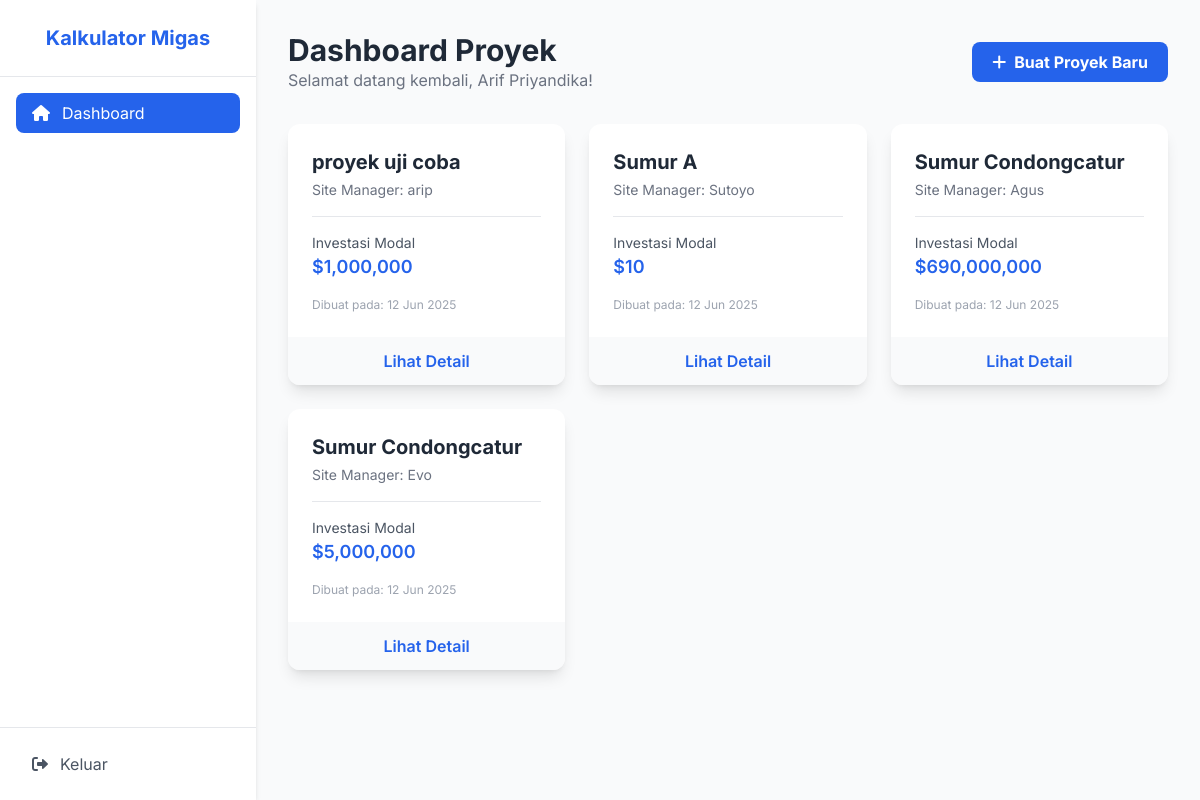
The page /home.php (signed in) on the database its author committed.
### tables this page shows
CREATE TABLE `projects` (
  `id` bigint UNSIGNED NOT NULL,
  `name` varchar(255) NOT NULL,
  `site_manager` varchar(255) NOT NULL,
  `invest_capital` int NOT NULL,
  `invest_noncapital` int NOT NULL,
  `tax` int NOT NULL,
  `depreciation` int NOT NULL,
  `user_id` bigint UNSIGNED NOT NULL,
  `created_at` timestamp NOT NULL,
  `updated_at` timestamp NOT NULL
);

### home.php (the view, shortened to what this page needs)
<?php
$user_name = $_SESSION['user_name'];
require_once "config.php";
$projects = [];
$sql = "SELECT id, name, site_manager, invest_capital, created_at FROM projects WHERE user_id = ? ORDER BY created_at DESC";
if ($stmt = $mysqli->prepare($sql)) {
  $stmt->bind_param("i", $param_user_id);
  if ($stmt->execute()) {
    $result = $stmt->get_result();
    $projects = $result->fetch_all(MYSQLI_ASSOC);
  } else {
    echo "Oops! Terjadi kesalahan. Silakan coba lagi nanti.";
  }
}
?>
<!DOCTYPE html>
<html lang="id">
<head>
  <script src="https://cdn.tailwindcss.com"></script>
  <link rel="stylesheet" href="https://cdnjs.cloudflare.com/ajax/libs/font-awesome/6.0.0-beta3/css/all.min.css">
</head>
<body class="bg-gray-50">
  <div class="flex h-screen">
    <aside class="w-64 bg-white shadow-md flex flex-col">
      <div class="p-6 text-center border-b">
        <h2 class="text-xl font-bold text-blue-600">Kalkulator Migas</h2>
      </div>
      <nav class="flex-1 p-4 space-y-2">
        <a href="home.php" class="flex items-center px-4 py-2 text-white bg-blue-600 rounded-lg">
          <i class="fas fa-home mr-3"></i> Dashboard
        </a>
      </nav>
      <div class="p-4 border-t">
        <a href="logout.php" class="flex items-center px-4 py-2 text-gray-600 hover:bg-gray-100 rounded-lg">
          <i class="fas fa-sign-out-alt mr-3"></i> Keluar
        </a>
      </div>
    </aside>
    <main class="flex-1 p-8 overflow-y-auto">
      <header class="flex justify-between items-center mb-8">
        <div>
          <h1 class="text-3xl font-bold text-gray-800">Dashboard Proyek</h1>
          <p class="text-gray-500">Selamat datang kembali, <?php echo htmlspecialchars($user_name); ?>!</p>
        </div>
        <a href="create-project.php" class="bg-blue-600 text-white font-bold py-2 px-5 rounded-lg hover:bg-blue-700 focus:outline-none focus:ring-2 focus:ring-offset-2 focus:ring-blue-500 transition-transform transform hover:scale-105 flex items-center">
          <i class="fas fa-plus mr-2"></i> Buat Proyek Baru
        </a>
      </header>
      <div class="grid grid-cols-1 md:grid-cols-2 lg:grid-cols-3 gap-6">
        <?php if (empty($projects)): ?>
          <div class="col-span-full text-center py-12 bg-white rounded-lg shadow">
            <i class="fas fa-folder-open text-4xl text-gray-400 mb-4"></i>
            <h3 class="text-xl font-medium text-gray-700">Belum Ada Proyek</h3>
            <p class="text-gray-500 mt-2">Mulai dengan membuat proyek investasi pertama Anda.</p>
          </div>
        <?php else: ?>
          <?php foreach ($projects as $project): ?>
            <div class="bg-white rounded-xl shadow-lg overflow-hidden transform hover:-translate-y-1 transition-all duration-300">
              <div class="p-6">
                <h3 class="text-xl font-bold text-gray-800 truncate"><?php echo htmlspecialchars($project['name']); ?></h3>
                <p class="text-gray-500 text-sm mt-1">Site Manager: <?php echo htmlspecialchars($project['site_manager']); ?></p>
                <div class="mt-4 border-t pt-4">
                  <p class="text-sm text-gray-600">Investasi Modal</p>
                  <p class="text-lg font-semibold text-blue-600">$<?php echo number_format($project['invest_capital']); ?></p>
                </div>
                <div class="mt-4 text-xs text-gray-400">
                  Dibuat pada: <?php echo date('d M Y', strtotime($project['created_at'])); ?>
                </div>
              </div>
              <a href="project-details.php?id=<?php echo $project['id']; ?>" class="block bg-gray-50 hover:bg-gray-100 text-center text-blue-600 font-semibold py-3 transition">
                Lihat Detail
              </a>
            </div>
          <?php endforeach; ?>
        <?php endif; ?>
      </div>
    </main>
  </div>
</body>
</html>

### home.php (style rules this page uses)
body { font-family: 'Inter', sans-serif; }

### rows shown on the page
projects: name "proyek uji coba", site_manager "arip", invest_capital "1,000,000", created_at "12 Jun 2025"
projects: name "Sumur A", site_manager "Sutoyo", invest_capital "10", created_at "12 Jun 2025"
projects: name "Sumur Condongcatur", site_manager "Agus", invest_capital "690,000,000", created_at "12 Jun 2025"
projects: name "Sumur Condongcatur", site_manager "Evo", invest_capital "5,000,000", created_at "12 Jun 2025"

### other values the page prints
$user_name "Arif Priyandika"
